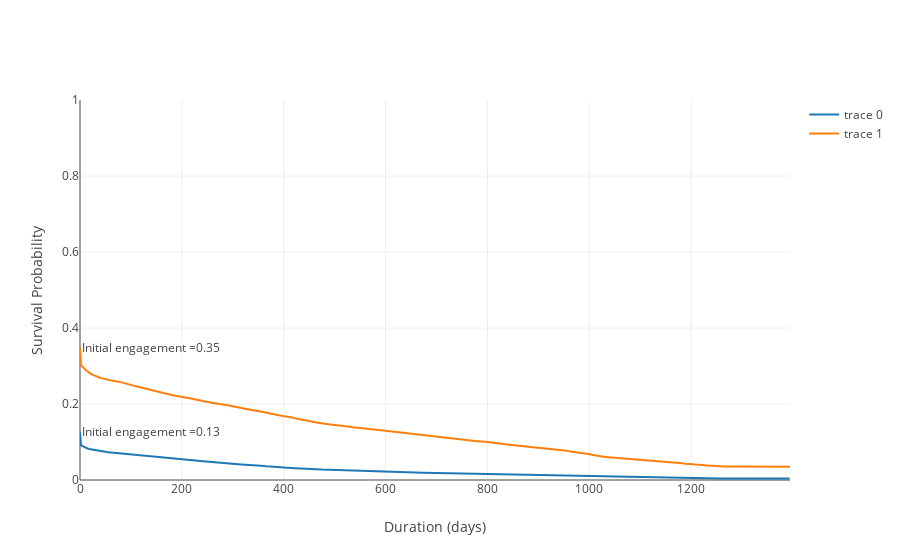

The code cell stored with this chart in its notebook:
### Markdown cell above
Virtually any other survival curve will start with 100% survival rate because in clinical trials, etc. patients who are already deceased will not be enrolling in a study.  The same thing could be said for a survival curve of customers.  However, since we are dealing with Prospects, I think it is important to show how many are essentially non-responsive from the beginning.  In the case of this client, only around 16% of the selected prospects ever engaged with any marketing effort.  Or alternatively, 84% of prospects were dead on arrival.  (Remember that this group of prospects should be valid - i.e. they have an active company email, are in the targeted geography, etc.)

The other striking element of the above chart is the duration of engagement.  It looks as if, once engaged, prospects tend to stay engaged for a long period of time.  However, remember that, in this group, we included clients.  So, let's look at the chart that includes only those records that have not yet converted.

### Code cell
survProsp = survivorData[survivorData.account_type == 'Prospect']

T=survProsp['duration']
E=survProsp['observed']

kmf = KaplanMeierFitter()
survProspTable = kmf.fit(T,event_observed=E).survival_function_.reset_index()

survClient = survivorData[survivorData.account_type == 'Client']

T=survClient['duration']
E=survClient['observed']

kmf = KaplanMeierFitter()
survClientTable = kmf.fit(T,event_observed=E).survival_function_.reset_index()

traceProsp = go.Scatter(x=survProspTable['timeline'],y=survProspTable['KM_estimate'])
traceClient = go.Scatter(x=survClientTable['timeline'],y=survClientTable['KM_estimate'])

layout = go.Layout(yaxis={'range':[0,1],'showline':False,'title':'Survival Probability'},
                   xaxis={'title':'Duration (days)'},
                   annotations=[{'text':'Initial engagement ='+ str(round(survClientTable.KM_estimate.max(),2)),
                                'yref':'y',
                                'x':0,'y':survClientTable.KM_estimate.max(),
                                #'width':150,
                                'xanchor':'left',
                                'showarrow':False},
                                {'text':'Initial engagement ='+ str(round(survProspTable.KM_estimate.max(),2)),
                                'yref':'y',
                                'x':0,'y':survProspTable.KM_estimate.max(),
                                #'width':150,
                                'xanchor':'left',
                                'showarrow':False}]
                  )
                                
fig=go.Figure(data=[traceProsp,traceClient],layout=layout)
offline.iplot(fig)

### Figure 1 — Plotly figure (JSON) as saved in the notebook; plotly's stock layout.template omitted (floating-point values rounded to 4 significant figures; data arrays with more than 128 entries replaced by an {"elided": "..."} marker saying what was removed)
{"data": [{"type": "scatter", "uid": "5804c8b2-9aa2-4365-8581-4af75aba795d", "x": {"elided": "1138 int values"}, "y": {"elided": "1138 float values"}}, {"type": "scatter", "uid": "4ade2c5a-672d-4940-8caf-f42f1174cd3a", "x": {"elided": "1161 int values"}, "y": {"elided": "1161 float values"}}], "layout": {"annotations": [{"showarrow": false, "text": "Initial engagement =0.35", "x": 0, "xanchor": "left", "y": 0.3494, "yref": "y"}, {"showarrow": false, "text": "Initial engagement =0.13", "x": 0, "xanchor": "left", "y": 0.1274, "yref": "y"}], "xaxis": {"title": {"text": "Duration (days)"}}, "yaxis": {"range": [0, 1], "showline": false, "title": {"text": "Survival Probability"}}}}
